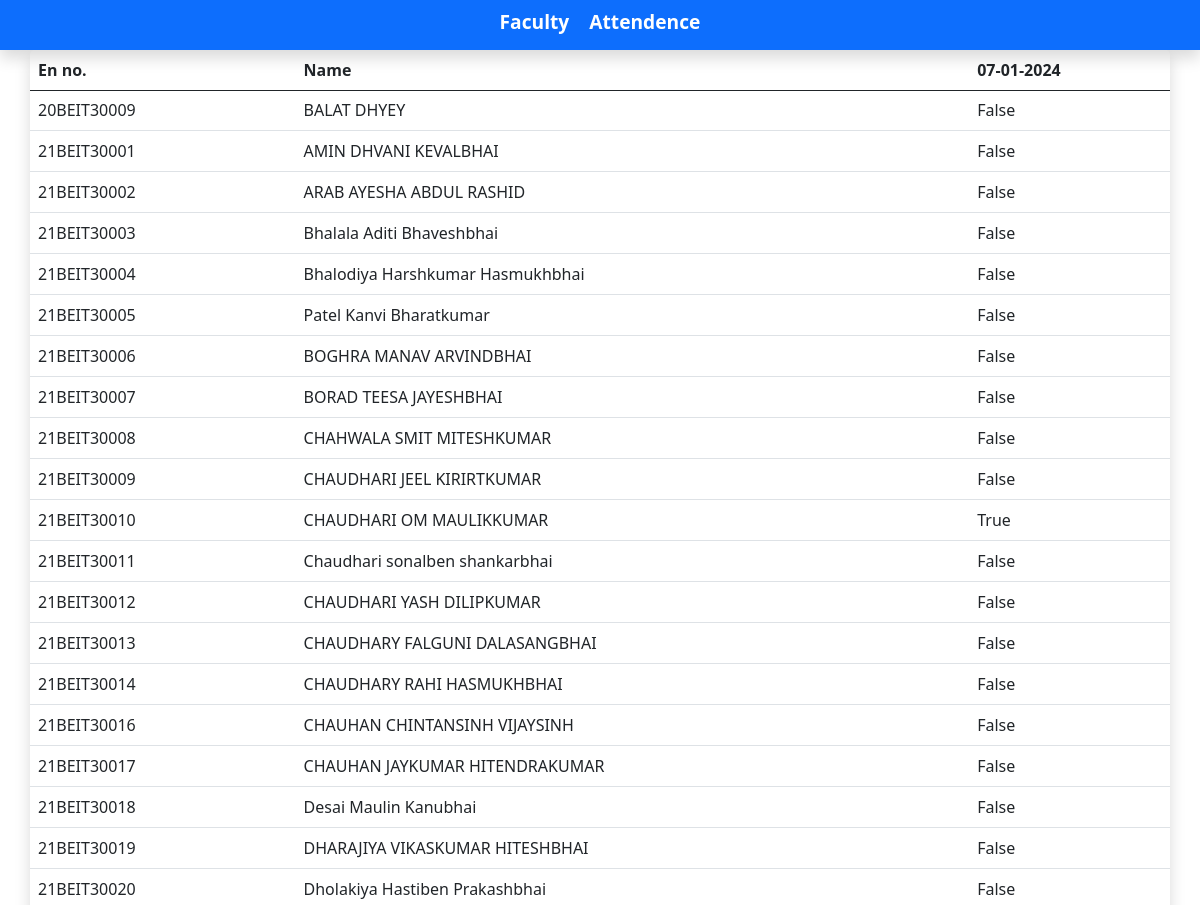
/faculty/ (upper part), run on an earlier commit of the app's database.
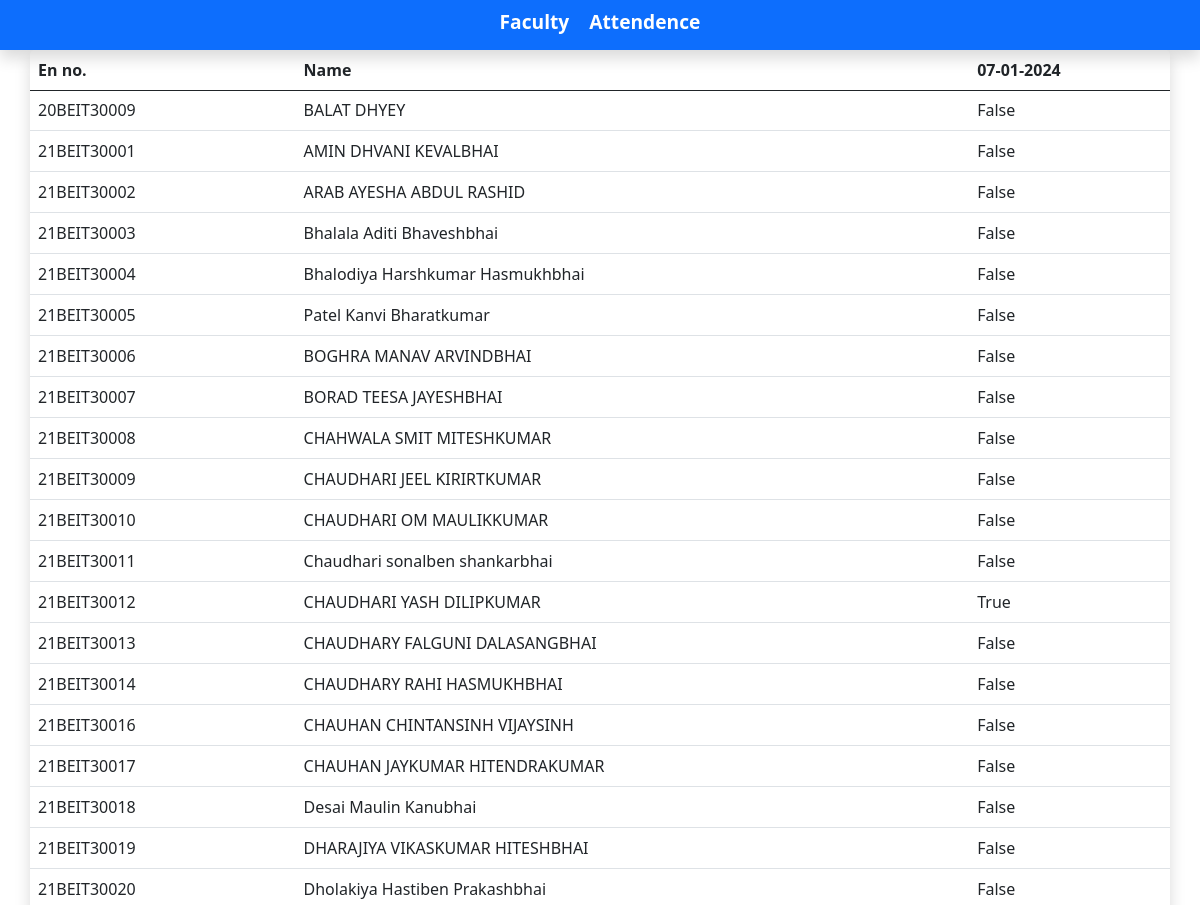
And on a later commit of the database.
### college_admin/models.py (models this page shows)
class register(models.Model):
    en_no = models.TextField(max_length=20,primary_key=True)
    name = models.TextField(max_length=20)
    img = models.ImageField(upload_to="img/")
    attended = models.BooleanField(default=False)

### faculty/views.py (the view, shortened to what this page needs)
# urls.py: path('',F_home,name='F_home'),
def F_home(request):
    data = register.objects.values("en_no", "name", "attended")
    context = {
        "page": "Faculty",
        "data": data,
        "current_datetime": current_datetime,
    }
    date = ""
    return render(request, "F_index.html", context)

### faculty/templates/F_index.html (shortened to what this page needs)
{% extends "./base.html" %}
{% block index %}
<table class="table container shadow rounded-3 border-5">
  <thead>
    <tr>
      <th scope="col">En no.</th>
      <th scope="col">Name</th>
      <th scope="col">{{ current_datetime|date:"d-m-Y"}}</th>
    </tr>
  </thead>
  <tbody>
    <tr>
      {% for row in data %}
    <tr>
      <td>{{ row.en_no }}</td>
      <td>{{ row.name }}</td>
      <td>{{ row.attended }}</td>
    </tr>
    {% endfor %}
    </tr>
  </tbody>
</table>
{% endblock %}

### User/templates/base.html (shortened to what this page needs)
{% load static %}
<!DOCTYPE html>
<html lang="en">
<head>
    <link href="https://cdn.jsdelivr.net/npm/bootstrap@5.0.2/dist/css/bootstrap.min.css" rel="stylesheet"
>
    <link rel="stylesheet" type="text/css" href="{% static 'css/CA_index.css' %}">
</head>
<body class="">
    <nav class="navbar navbar-dark bg-primary navbar-expand-lg center-navbar justify-content-center shadow">
        <div class="d-flex">
                <ul class="navbar-nav flex-row">
                    <li class="nav-item">
                        <a class="custom-link" href="{% url 'F_home' %}">Faculty</a>
                    </li>
                    <li class="nav-item">
                        <a class="custom-link" href="{% url 'U_home' %}">Attendence</a>
                    </li>
                </ul>
        </div>
    </nav>
    {% block index %}
    {% endblock %}
</body>
</html>

### college_admin/static/css/CA_index.css (style rules this page uses)
.custom-link { color: #ffffff; font-size: larger; text-decoration: none; margin: 10px 10px; transition: all 0.5s ease-in-out; font-weight: bold; font-family: 'Segoe UI', Tahoma, Geneva, Verdana, sans-serif; }
.nav-item { margin-bottom: 5px; }

What changed in the data, as far as the page shows it:
changed register "21BEIT30010": attended "True" → "False"
changed register "21BEIT30012": attended "False" → "True"
